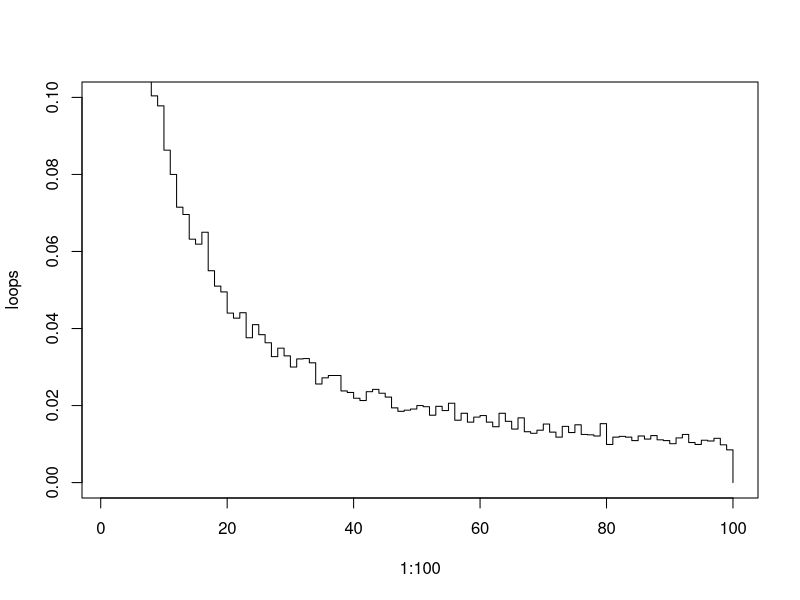

Reproduce this figure in R.
#,,Yeshwanth Zagabathuni s2319494
#https://github.com/jackclennon/statsProgrammingAssignment2/ 
#Contributions
start.time <- Sys.time()      
#The Prisioners problem is carried out as follows
p <- function(n, k, strategy, shuffledboxes) {  
  if (strategy < 3) {
    if (strategy==1) {
      box_to_open <- shuffledboxes[k]
    } else if (strategy==2) {
      box_to_open <- shuffledboxes[sample(1:(2*n), 1)]
    }
    attempts <- 0
    while (box_to_open != k) {
      if (attempts == n) {
        return(0)
      }
      box_to_open <- shuffledboxes[box_to_open]
      attempts <- attempts + 1
    }
    return(1)
  } else {
    choices <- shuffledboxes[sample(1:(2*n))][1:n]
    for (box_to_open in choices) {
      if (box_to_open == k) {
        return(1)
      }
    }
  }
  0
}
pone <- function(n, k, strategy, nreps=10000) { 
#The pone function estimates the probability of each prisioner finding his number.
#The arguments are: 
# 'n' - the maximum number of attempts a Prisoner gets to find his number                                                                   
#  'k' - The Prisoner's Number                                                                
#'strategy' - which is either 1 or 2 or 3                                                                 
#'nreps' - The number of simulations to run o estimate probability (ideally 10000)
#And also note that '2n' refers to the number of Prisons 
  
  N <- 2*n          #We assign the value 2*n to the variable 'N' to make it less confusing as we code further.
  prisoners <- 1:N  #The 'prisioners' vector is assigned with the Prison numbers from 1 to 'N'
  nSuccesses <- 0   #The 'nSuccesses' variable counts the number of successes in a simulation that is done 'nreps' number of times.
                    #This variable is initialized to 0
#Now we run our simulation 'nreps' number of times using the p() function
#Based on the outcome of each simulation, either 1 or 0 will be added to nSuccesses
#If 1 is returned by p(), that means the Prisoner found his number inside 'n' attempts
#If 0 is returned by p(), that means the Prisoner did not find his number inside 'n' attempts
  for (rep in 1:nreps) {  
    shuffledboxes <- sample(prisoners)  #The numbers in the 'prisoners' vector are re-arranged in random order and assigned to 'shuffledboxes' 
    nSuccesses <- nSuccesses+p(n, k, strategy, shuffledboxes) #Now the p() function does the simulation and returns 0 or 1 as discussed above 
  }
  nSuccesses/nreps  #After 'nreps' number of simulations, we now know how many times the Prisoner 'k' suceeded 
                    #Hence the Probability is computed as Number of Successes/ Total Number of Simulations 
}
pall <- function(n, strategy, nreps=10000) {
  N <- 2*n
  prisoners <- c(1:N)
  nSuccesses <- 0
  for (rep in 1:nreps) {
    shuffle<-sample(1:N)
    tally<-lapply(prisoners,function(x) p(n,x,strategy,shuffle))
    if (sum(unlist(tally))==N){nSuccesses<-nSuccesses+1}
  }
  nSuccesses/nreps
}

PoneExample<-matrix(c(pone(5, 1, 1), pone(5, 1, 2), pone(5, 1, 3), pone(50, 1, 1), pone(50, 1, 2), pone(50, 1, 3)), 3, 2)
colnames(PoneExample)<-c("n=5","n=50")
rownames(PoneExample)<-c("Strategy1","Strategy2","Strategy3")

PallExample<-matrix(c(pall(5, 1), pall(5, 2), pall(5, 3), pall(50, 1), pall(50, 2), pall(50, 3)), 3, 2)
colnames(PallExample)<-c("n=5","n=50")
rownames(PallExample)<-c("Strategy1","Strategy2","Strategy3")
print(PoneExample)
print(PallExample)

dloop <- function(n, nreps=10000) {
  N <- 2*n
  prisoners <- c(1:N)
  loops <- rep(0, N)
  for (rep in 1:nreps) {
    shuffle<-sample(1:N)
    tally<-lapply(prisoners,function(x) d(n,x,shuffle))
    tally <- unique(tally)
    for (t in tally) {
      loops[t] <- loops[t] + 1
    }
  }
  loops <- loops/nreps
  print(1-sum(loops[n:N]))
  plot(1:100, loops, ylim=c(0,0.1),type='s')
}

d <- function(n, k, shuffledboxes) {
  box_to_open <- shuffledboxes[k]
  attempts <- 0
  while (box_to_open != k) {
    box_to_open <- shuffledboxes[box_to_open]
    attempts <- attempts + 1
  }
  return(attempts)
}

dloop(50)

end.time <- Sys.time()
time.taken <- round(end.time - start.time,2)
time.taken
